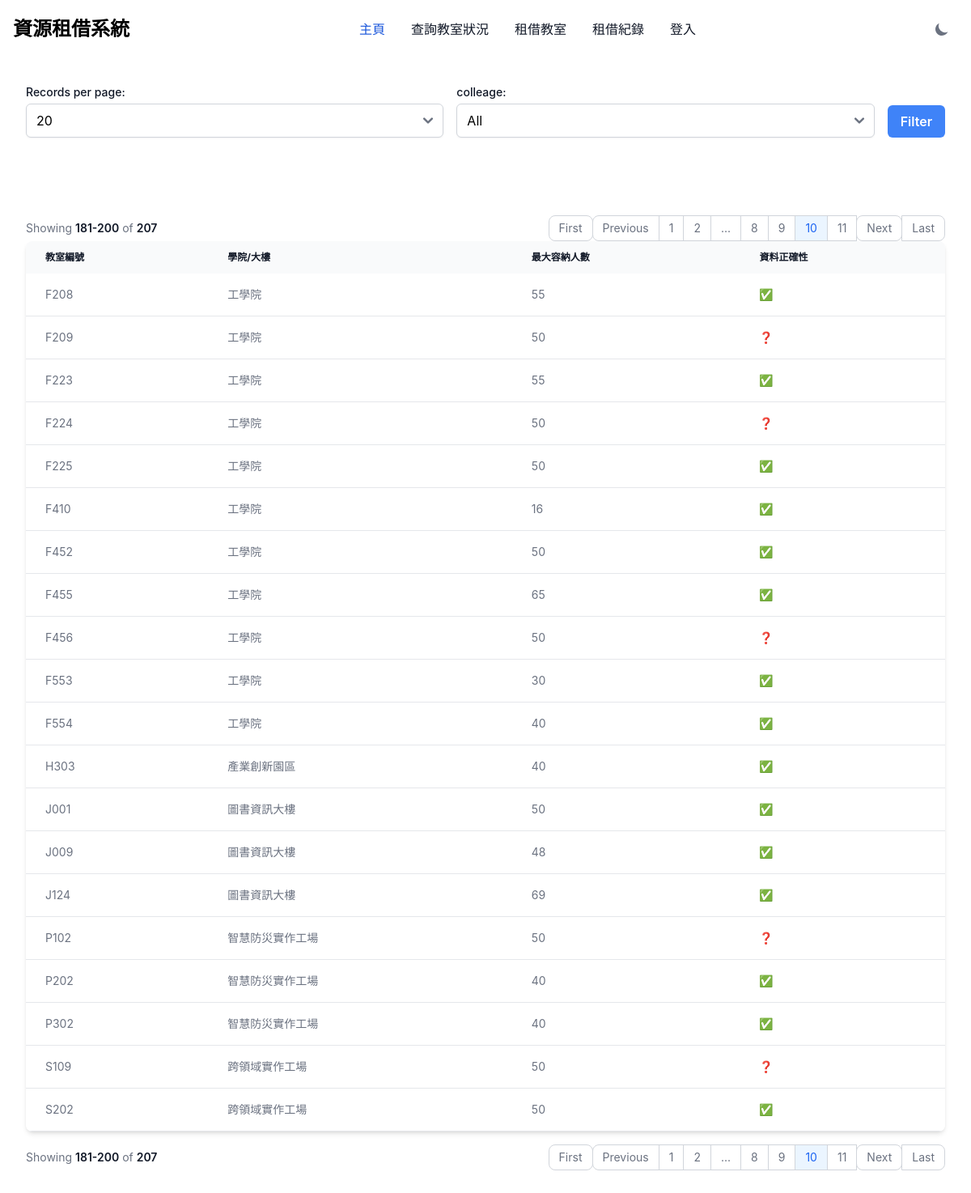
Page /?page=10&limit=20 on the committed database.
### tables this page shows
CREATE TABLE `classroom_table` (
  `classroom` varchar(10) NOT NULL DEFAULT '0',
  `colleage` varchar(50) NOT NULL DEFAULT '',
  `max_capacity` int(10) NOT NULL DEFAULT 0,
  `is_realdata` enum('Y','N') NOT NULL DEFAULT 'N'
);

### index.php (the view, shortened to what this page needs)
<?php
$conn = require_once "config.php";
$limit = isset($_GET['limit']) ? (int) $_GET['limit'] : 20;
$page = isset($_GET['page']) ? (int) $_GET['page'] : 1;
$offset = ($page - 1) * $limit;
$where = '';
$total_query = "SELECT COUNT(*) FROM classroom_table $where";
$total_result = $conn->query($total_query);
$total_rows = $total_result->fetch_row()[0];
$total_pages = ceil($total_rows / $limit);
$query = "SELECT * FROM classroom_table $where LIMIT $limit OFFSET $offset";
$result = $conn->query($query);
?>
<!DOCTYPE html>
<html>
<head>
    <link href="https://cdnjs.cloudflare.com/ajax/libs/flowbite/2.3.0/flowbite.min.css" rel="stylesheet" />
</head>
<body class="bg-white dark:bg-gray-900">
    <?php include './components/navigaion.php'; ?>
    <div class="max-w-screen-xl mx-auto p-4 sm:p-6 lg:p-8">
        <form method="GET" action="" class="flex flex-wrap space-x-4">
            <div class="mb-4 flex-1">
                <label for="limit" class="block text-sm font-medium text-gray-900 dark:text-white">Records per
                    page:</label>
                <select name="limit" id="limit" class="block w-full mt-1 border-gray-300 rounded-md shadow-sm">
                    <option value="20" <?php echo $limit == 20 ? 'selected' : ''; ?>>20</option>
                </select>
            </div>
            <div class="mb-4 flex-1">
                <label for="colleage"
                    class="block text-sm font-medium text-gray-900 dark:text-white">colleage:</label>
                <select name="colleage" id="colleage" class="block w-full mt-1 border-gray-300 rounded-md shadow-sm">
                    <?php
                    echo '<option selected value="">All</option>';
                    ?>
                </select>
            </div>
            <div class="flex items-end mb-4">
                <button type="submit"
                    class="px-4 py-2 font-semibold text-white bg-blue-500 rounded-md hover:bg-blue-700">Filter</button>
            </div>
        </form>
    </div>
    <div class="max-w-screen-xl mx-auto p-4 sm:p-6 lg:p-8">
        <nav class="flex items-center flex-column flex-wrap md:flex-row justify-between pt-4"
            aria-label="Table navigation">
            <span
                class="text-sm font-normal text-gray-500 dark:text-gray-400 mb-4 md:mb-0 block w-full md:inline md:w-auto">
                Showing <span
                    class="font-semibold text-gray-900 dark:text-white"><?php echo $offset + 1; ?>-<?php echo min($offset + $limit, $total_rows); ?></span>
                of <span class="font-semibold text-gray-900 dark:text-white"><?php echo $total_rows; ?></span>
            </span>
            <ul class="inline-flex -space-x-px rtl:space-x-reverse text-sm h-8">
                <?php if ($page > 1): ?>
                    <li>
                        <a href="?page=1&limit=<?php echo $limit; ?>"
                            class="flex items-center justify-center px-3 h-8 ms-0 leading-tight text-gray-500 bg-white border border-gray-300 rounded-lg hover:bg-gray-100 hover:text-gray-900 dark:text-white dark:bg-gray-800 dark:border-gray-700 dark:text-gray-400 dark:hover:bg-gray-700 dark:hover:text-white">First</a>
                    </li>
                    <li>
                        <a href="?page=<?php echo $page - 1; ?>&limit=<?php echo $limit; ?>"
                            class="flex items-center justify-center px-3 h-8 ms-0 leading-tight text-gray-500 bg-white border border-gray-300 rounded-s-lg hover:bg-gray-100 hover:text-gray-900 dark:text-white dark:bg-gray-800 dark:border-gray-700 dark:text-gray-400 dark:hover:bg-gray-700 dark:hover:text-white">Previous</a>
                    </li>
                <?php endif; ?>
                <?php
                $displayed_pages = [];
                if ($total_pages <= 10) {
                    $displayed_pages = range(1, $total_pages);
                } else {
                    $displayed_pages = array_merge(
                        range(1, 2),
                        ($page > 5 ? ['...'] : []),
                        range(max(3, $page - 2), min($total_pages - 2, $page + 2)),
                        ($page < $total_pages - 4 ? ['...'] : []),
                        range($total_pages - 1, $total_pages)
                    );
                }
                foreach ($displayed_pages as $p) {
                    if ($p === '...') {
                        echo '<li><span class="flex items-center justify-center px-3 h-8 leading-tight text-gray-500 bg-white border border-gray-300 dark:bg-gray-800 dark:border-gray-700 dark:text-gray-400">...</span></li>';
                    } else {
                        echo '<li><a href="?page=' . $p . '&limit=' . $limit . '" class="flex items-center justify-center px-3 h-8 leading-tight ' . ($p == $page ? 'text-blue-600 border border-gray-300 bg-blue-50 hover:bg-blue-100 hover:text-blue-700 dark:border-gray-700 dark:bg-gray-700 dark:text-white' : 'text-gray-500 bg-white border border-gray-300 hover:bg-gray-100 hover:text-gray-900 dark:text-white dark:bg-gray-800 dark:border-gray-700 dark:text-gray-400 dark:hover:bg-gray-700 dark:hover:text-white') . '">' . $p . '</a></li>';
                    }
                }
                ?>
                <?php if ($page < $total_pages): ?>
                    <li>
                        <a href="?page=<?php echo $page + 1; ?>&limit=<?php echo $limit; ?>"
                            class="flex items-center justify-center px-3 h-8 leading-tight text-gray-500 bg-white border border-gray-300 rounded-lg hover:bg-gray-100 hover:text-gray-900 dark:text-white dark:bg-gray-800 dark:border-gray-700 dark:text-gray-400 dark:hover:bg-gray-700 dark:hover:text-white">Next</a>
                    </li>
                    <li>
                        <a href="?page=<?php echo $total_pages; ?>&limit=<?php echo $limit; ?>"
                            class="flex items-center justify-center px-3 h-8 leading-tight text-gray-500 bg-white border border-gray-300 rounded-e-lg hover:bg-gray-100 hover:text-gray-900 dark:text-white dark:bg-gray-800 dark:border-gray-700 dark:text-gray-400 dark:hover:bg-gray-700 dark:hover:text-white">Last</a>
                    </li>
                <?php endif; ?>
            </ul>
        </nav>
        <div class="relative overflow-x-auto shadow-md sm:rounded-lg">
            <table class="w-full text-sm text-left rtl:text-right text-gray-500 dark:text-gray-400 overflow-auto">
                <thead
                    class="text-xs text-gray-900 dark:text-white uppercase bg-gray-50 dark:bg-gray-700 dark:text-gray-400 whitespace-nowrap">
                    <tr>
                        <th scope="col" class="px-6 py-3">教室編號</th>
                        <th scope="col" class="px-6 py-3">學院/大樓</th>
                        <th scope="col" class="px-6 py-3">最大容納人數</th>
                        <th scope="col" class="px-6 py-3">資料正確性</th>
                    </tr>
                </thead>
                <tbody>
                    <?php while ($row = $result->fetch_assoc()): ?>
                        <tr class="bg-white border-b dark:bg-gray-800 dark:border-gray-700 hover:bg-gray-50 dark:hover:bg-gray-600 whitespace-nowrap">
                            <td class="px-6 py-4"><?php echo $row['classroom'] ?? ''; ?></td>
                            <td class="px-6 py-4"><?php echo $row['colleage'] ?? ''; ?></td>
                            <td class="px-6 py-4 "><?php echo $row['max_capacity'] ?? ''; ?></td>
                            <td class="px-6 py-4"><?php echo $row['is_realdata'] == 'N' ? '❓' : '✅'; ?></td>
                        </tr>
                    <?php endwhile; ?>
                </tbody>
            </table>
        </div>
        <nav class="flex items-center flex-column flex-wrap md:flex-row justify-between pt-4"
            aria-label="Table navigation">
            <span
                class="text-sm font-normal text-gray-500 dark:text-gray-400 mb-4 md:mb-0 block w-full md:inline md:w-auto">
                Showing <span
                    class="font-semibold text-gray-900 dark:text-white"><?php echo $offset + 1; ?>-<?php echo min($offset + $limit, $total_rows); ?></span>
                of <span class="font-semibold text-gray-900 dark:text-white"><?php echo $total_rows; ?></span>
            </span>
            <ul class="inline-flex -space-x-px rtl:space-x-reverse text-sm h-8">
                <?php if ($page > 1): ?>
                    <li>
                        <a href="?page=1&limit=<?php echo $limit; ?>"
                            class="flex items-center justify-center px-3 h-8 ms-0 leading-tight text-gray-500 bg-white border border-gray-300 rounded-lg hover:bg-gray-100 hover:text-gray-900 dark:text-white dark:bg-gray-800 dark:border-gray-700 dark:text-gray-400 dark:hover:bg-gray-700 dark:hover:text-white">First</a>
                    </li>
                    <li>
                        <a href="?page=<?php echo $page - 1; ?>&limit=<?php echo $limit; ?>"
                            class="flex items-center justify-center px-3 h-8 ms-0 leading-tight text-gray-500 bg-white border border-gray-300 rounded-s-lg hover:bg-gray-100 hover:text-gray-900 dark:text-white dark:bg-gray-800 dark:border-gray-700 dark:text-gray-400 dark:hover:bg-gray-700 dark:hover:text-white">Previous</a>
                    </li>
                <?php endif; ?>
                <?php
                $displayed_pages = [];
                if ($total_pages <= 10) {
                    $displayed_pages = range(1, $total_pages);
                } else {
                    $displayed_pages = array_merge(
                        range(1, 2),
                        ($page > 5 ? ['...'] : []),
                        range(max(3, $page - 2), min($total_pages - 2, $page + 2)),
                        ($page < $total_pages - 4 ? ['...'] : []),
                        range($total_pages - 1, $total_pages)
                    );
                }
                foreach ($displayed_pages as $p) {
                    if ($p === '...') {
                        echo '<li><span class="flex items-center justify-center px-3 h-8 leading-tight text-gray-500 bg-white border border-gray-300 dark:bg-gray-800 dark:border-gray-700 dark:text-gray-400">...</span></li>';
                    } else {
                        echo '<li><a href="?page=' . $p . '&limit=' . $limit . '" class="flex items-center justify-center px-3 h-8 leading-tight ' . ($p == $page ? 'text-blue-600 border border-gray-300 bg-blue-50 hover:bg-blue-100 hover:text-blue-700 dark:border-gray-700 dark:bg-gray-700 dark:text-white' : 'text-gray-500 bg-white border border-gray-300 hover:bg-gray-100 hover:text-gray-900 dark:text-white dark:bg-gray-800 dark:border-gray-700 dark:text-gray-400 dark:hover:bg-gray-700 dark:hover:text-white') . '">' . $p . '</a></li>';
                    }
                }
                ?>
                <?php if ($page < $total_pages): ?>
                    <li>
                        <a href="?page=<?php echo $page + 1; ?>&limit=<?php echo $limit; ?>"
                            class="flex items-center justify-center px-3 h-8 leading-tight text-gray-500 bg-white border border-gray-300 rounded-lg hover:bg-gray-100 hover:text-gray-900 dark:text-white dark:bg-gray-800 dark:border-gray-700 dark:text-gray-400 dark:hover:bg-gray-700 dark:hover:text-white">Next</a>
                    </li>
                    <li>
                        <a href="?page=<?php echo $total_pages; ?>&limit=<?php echo $limit; ?>"
                            class="flex items-center justify-center px-3 h-8 leading-tight text-gray-500 bg-white border border-gray-300 rounded-e-lg hover:bg-gray-100 hover:text-gray-900 dark:text-white dark:bg-gray-800 dark:border-gray-700 dark:text-gray-400 dark:hover:bg-gray-700 dark:hover:text-white">Last</a>
                    </li>
                <?php endif; ?>
            </ul>
        </nav>
    </div>
</body>
</html>

### rows in the picture
classroom_table: classroom "F208", colleage "工學院", max_capacity "55"
classroom_table: classroom "F209", colleage "工學院", max_capacity "50"
classroom_table: classroom "F223", colleage "工學院", max_capacity "55"
classroom_table: classroom "F224", colleage "工學院", max_capacity "50"
classroom_table: classroom "F225", colleage "工學院", max_capacity "50"
classroom_table: classroom "F410", colleage "工學院", max_capacity "16"
classroom_table: classroom "F452", colleage "工學院", max_capacity "50"
classroom_table: classroom "F455", colleage "工學院", max_capacity "65"
classroom_table: classroom "F456", colleage "工學院", max_capacity "50"
classroom_table: classroom "F553", colleage "工學院", max_capacity "30"
classroom_table: classroom "F554", colleage "工學院", max_capacity "40"
classroom_table: classroom "H303", colleage "產業創新園區", max_capacity "40"
classroom_table: classroom "J001", colleage "圖書資訊大樓", max_capacity "50"
classroom_table: classroom "J009", colleage "圖書資訊大樓", max_capacity "48"
classroom_table: classroom "J124", colleage "圖書資訊大樓", max_capacity "69"
classroom_table: classroom "P102", colleage "智慧防災實作工場", max_capacity "50"
classroom_table: classroom "P202", colleage "智慧防災實作工場", max_capacity "40"
classroom_table: classroom "P302", colleage "智慧防災實作工場", max_capacity "40"
classroom_table: classroom "S109", colleage "跨領域實作工場", max_capacity "50"
classroom_table: classroom "S202", colleage "跨領域實作工場", max_capacity "50"

### other values in the picture
$offset + 1 "181"
min($offset + $limit, $total_rows) "200"
$total_rows "207"
$p "1"
$p "2"
$p "8"
$p "9"
$p "10"
$p "11"
